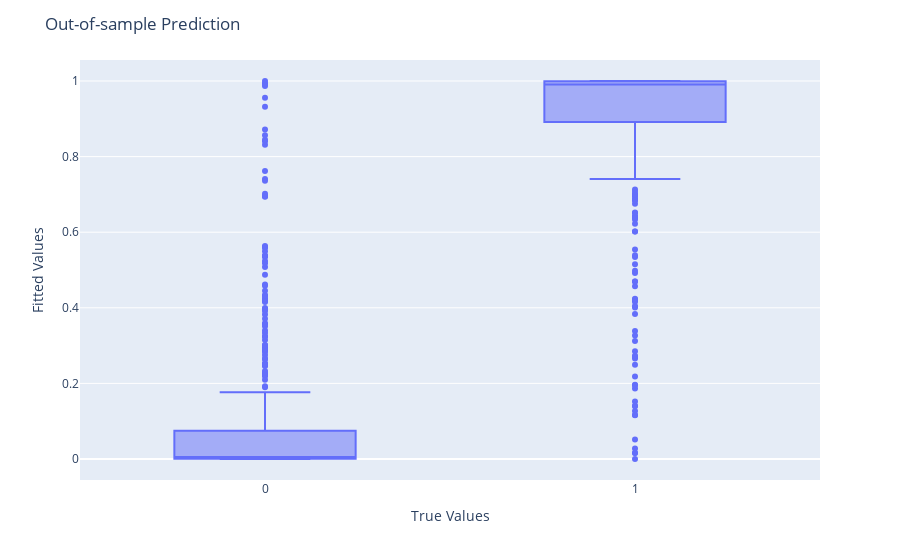

Source (notebook cell):
### Code cell
plot_data = pd.DataFrame({'Fitted Values': oos_prediction, 'True Values': df_test['spam']})

# Create the box plot using Plotly
fig = px.box(plot_data, x='True Values', y='Fitted Values')

# Update the plot layout
fig.update_layout(
    title="Out-of-sample Prediction",
    xaxis_title="True Values",
    yaxis_title="Fitted Values",
)

# Show the plot
fig.show()

### Figure 1 — Plotly figure (JSON) as saved in the notebook; plotly's stock layout.template omitted (floating-point values rounded to 4 significant figures; data arrays with more than 128 entries replaced by an {"elided": "..."} marker saying what was removed)
{"data": [{"alignmentgroup": "True", "hovertemplate": "True Values=%{x}<br>Fitted Values=%{y}<extra></extra>", "legendgroup": "", "marker": {"color": "#636efa"}, "name": "", "notched": false, "offsetgroup": "", "orientation": "v", "showlegend": false, "type": "box", "x": {"elided": "1000 int values"}, "x0": " ", "xaxis": "x", "y": {"elided": "1000 float values"}, "y0": " ", "yaxis": "y"}], "layout": {"boxmode": "group", "legend": {"tracegroupgap": 0}, "margin": {"t": 60}, "title": {"text": "Out-of-sample Prediction"}, "xaxis": {"anchor": "y", "domain": [0, 1], "title": {"text": "True Values"}}, "yaxis": {"anchor": "x", "domain": [0, 1], "title": {"text": "Fitted Values"}}}}
